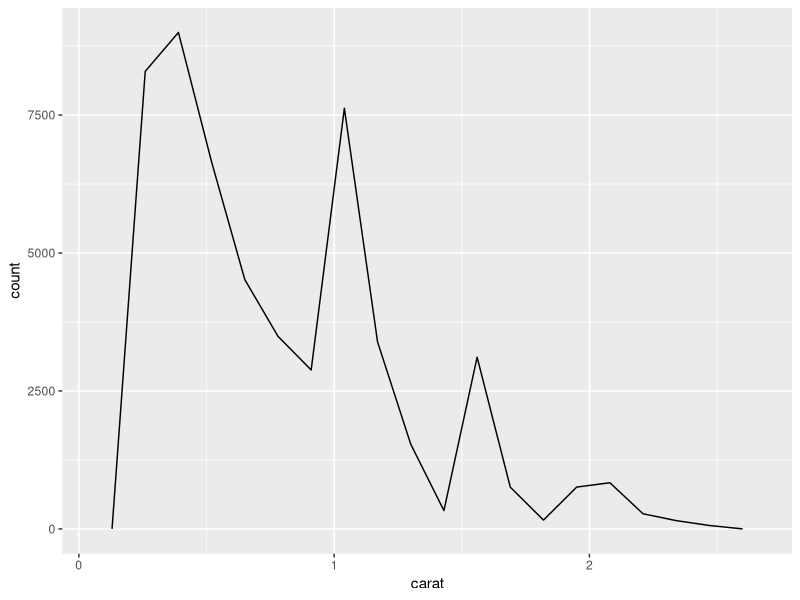

This chart was generated by the following R code:
## ---- chunk 1
knitr::opts_chunk$set(echo = TRUE)

library(ggplot2)
library(dplyr)
## ---- chunk 2
smaller <- diamonds %>% 
  filter(carat <= 2.5)
## ---- chunk 3
smaller %>% 
  ggplot(aes(carat)) + 
  geom_freqpoly(binwidth = 0.13)
